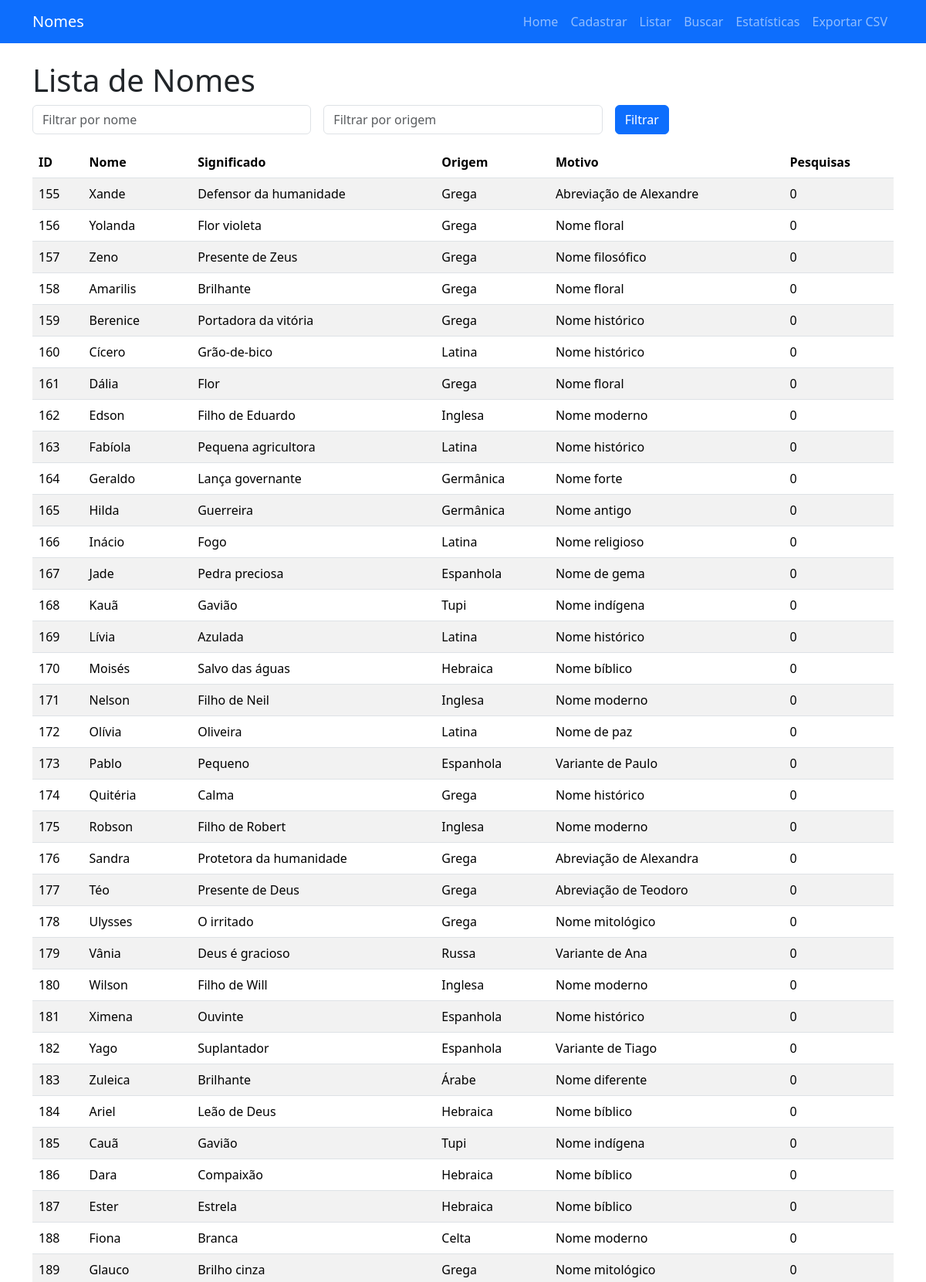
Screenshot of /listar?page=3&nome=&origem= (upper part) with the database file from the repository.
### tables this page shows
CREATE TABLE nomes (
            id INTEGER PRIMARY KEY AUTOINCREMENT,
            nome TEXT NOT NULL,
            significado TEXT,
            origem TEXT,
            motivo_escolha TEXT
        , pesquisas INTEGER DEFAULT 0);

### app.py (the view)
@app.route("/listar")
def listar():
    page = int(request.args.get("page", 1))
    per_page = 77
    filtro_nome = request.args.get("nome", "").strip()
    filtro_origem = request.args.get("origem", "").strip()
    conn = get_connection()
    cursor = conn.cursor()
    query = "SELECT * FROM nomes WHERE 1=1"
    params = []
    if filtro_nome:
        query += " AND nome LIKE ?"
        params.append("%" + filtro_nome + "%")
    if filtro_origem:
        query += " AND origem LIKE ?"
        params.append("%" + filtro_origem + "%")
    cursor.execute(query.replace("*", "COUNT(*)"), params)
    total = cursor.fetchone()[0]
    offset = (page - 1) * per_page
    query += " LIMIT ? OFFSET ?"
    params.extend([per_page, offset])
    cursor.execute(query, params)
    nomes = cursor.fetchall()
    conn.close()
    total_pages = (total + per_page - 1) // per_page
    return render_template("listar.html",
                           nomes=nomes,
                           page=page,
                           total_pages=total_pages,
                           filtro_nome=filtro_nome,
                           filtro_origem=filtro_origem)

### db.py (called while the page is built)
def get_connection():
    conn = sqlite3.connect(DATABASE, timeout=10)
    conn.row_factory = sqlite3.Row  # permite acessar colunas pelo nome
    return conn

### templates/listar.html (shortened to what this page needs)
{% extends "base.html" %}
{% block content %}
<h1>Lista de Nomes</h1>
<form class="row g-3 mb-3" method="GET">
  <div class="col-md-4">
    <input type="text" name="nome" placeholder="Filtrar por nome" class="form-control" value="{{ filtro_nome }}">
  </div>
  <div class="col-md-4">
    <input type="text" name="origem" placeholder="Filtrar por origem" class="form-control" value="{{ filtro_origem }}">
  </div>
  <div class="col-md-4">
    <button type="submit" class="btn btn-primary">Filtrar</button>
  </div>
</form>
{% if nomes %}
<table class="table table-striped">
  <thead>
    <tr>
      <th>ID</th>
      <th>Nome</th>
      <th>Significado</th>
      <th>Origem</th>
      <th>Motivo</th>
      <th>Pesquisas</th>
    </tr>
  </thead>
  <tbody>
    {% for id, nome, significado, origem, motivo, pesquisas in nomes %}
    <tr>
      <td>{{ id }}</td>
      <td>{{ nome }}</td>
      <td>{{ significado }}</td>
      <td>{{ origem }}</td>
      <td>{{ motivo }}</td>
      <td>{{ pesquisas }}</td>
    </tr>
    {% endfor %}
  </tbody>
</table>
{% else %}
<p>Nenhum nome encontrado.</p>
{% endif %}
{% endblock %}

### rows the page displays
nomes: id "155", nome "Xande", significado "Defensor da humanidade", origem "Grega", motivo_escolha "Abreviação de Alexandre", pesquisas "0"
nomes: id "156", nome "Yolanda", significado "Flor violeta", origem "Grega", motivo_escolha "Nome floral", pesquisas "0"
nomes: id "157", nome "Zeno", significado "Presente de Zeus", origem "Grega", motivo_escolha "Nome filosófico", pesquisas "0"
nomes: id "158", nome "Amarilis", significado "Brilhante", origem "Grega", motivo_escolha "Nome floral", pesquisas "0"
nomes: id "159", nome "Berenice", significado "Portadora da vitória", origem "Grega", motivo_escolha "Nome histórico", pesquisas "0"
nomes: id "160", nome "Cícero", significado "Grão-de-bico", origem "Latina", motivo_escolha "Nome histórico", pesquisas "0"
nomes: id "161", nome "Dália", significado "Flor", origem "Grega", motivo_escolha "Nome floral", pesquisas "0"
nomes: id "162", nome "Edson", significado "Filho de Eduardo", origem "Inglesa", motivo_escolha "Nome moderno", pesquisas "0"
nomes: id "163", nome "Fabíola", significado "Pequena agricultora", origem "Latina", motivo_escolha "Nome histórico", pesquisas "0"
nomes: id "164", nome "Geraldo", significado "Lança governante", origem "Germânica", motivo_escolha "Nome forte", pesquisas "0"
nomes: id "165", nome "Hilda", significado "Guerreira", origem "Germânica", motivo_escolha "Nome antigo", pesquisas "0"
nomes: id "166", nome "Inácio", significado "Fogo", origem "Latina", motivo_escolha "Nome religioso", pesquisas "0"
nomes: id "167", nome "Jade", significado "Pedra preciosa", origem "Espanhola", motivo_escolha "Nome de gema", pesquisas "0"
nomes: id "168", nome "Kauã", significado "Gavião", origem "Tupi", motivo_escolha "Nome indígena", pesquisas "0"
nomes: id "169", nome "Lívia", significado "Azulada", origem "Latina", motivo_escolha "Nome histórico", pesquisas "0"
nomes: id "170", nome "Moisés", significado "Salvo das águas", origem "Hebraica", motivo_escolha "Nome bíblico", pesquisas "0"
nomes: id "171", nome "Nelson", significado "Filho de Neil", origem "Inglesa", motivo_escolha "Nome moderno", pesquisas "0"
nomes: id "172", nome "Olívia", significado "Oliveira", origem "Latina", motivo_escolha "Nome de paz", pesquisas "0"
nomes: id "173", nome "Pablo", significado "Pequeno", origem "Espanhola", motivo_escolha "Variante de Paulo", pesquisas "0"
nomes: id "174", nome "Quitéria", significado "Calma", origem "Grega", motivo_escolha "Nome histórico", pesquisas "0"
nomes: id "175", nome "Robson", significado "Filho de Robert", origem "Inglesa", motivo_escolha "Nome moderno", pesquisas "0"
nomes: id "176", nome "Sandra", significado "Protetora da humanidade", origem "Grega", motivo_escolha "Abreviação de Alexandra", pesquisas "0"
nomes: id "177", nome "Téo", significado "Presente de Deus", origem "Grega", motivo_escolha "Abreviação de Teodoro", pesquisas "0"
nomes: id "178", nome "Ulysses", significado "O irritado", origem "Grega", motivo_escolha "Nome mitológico", pesquisas "0"
nomes: id "179", nome "Vânia", significado "Deus é gracioso", origem "Russa", motivo_escolha "Variante de Ana", pesquisas "0"
nomes: id "180", nome "Wilson", significado "Filho de Will", origem "Inglesa", motivo_escolha "Nome moderno", pesquisas "0"
nomes: id "181", nome "Ximena", significado "Ouvinte", origem "Espanhola", motivo_escolha "Nome histórico", pesquisas "0"
nomes: id "182", nome "Yago", significado "Suplantador", origem "Espanhola", motivo_escolha "Variante de Tiago", pesquisas "0"
nomes: id "183", nome "Zuleica", significado "Brilhante", origem "Árabe", motivo_escolha "Nome diferente", pesquisas "0"
nomes: id "184", nome "Ariel", significado "Leão de Deus", origem "Hebraica", motivo_escolha "Nome bíblico", pesquisas "0"
nomes: id "185", nome "Cauã", significado "Gavião", origem "Tupi", motivo_escolha "Nome indígena", pesquisas "0"
nomes: id "186", nome "Dara", significado "Compaixão", origem "Hebraica", motivo_escolha "Nome bíblico", pesquisas "0"
nomes: id "187", nome "Ester", significado "Estrela", origem "Hebraica", motivo_escolha "Nome bíblico", pesquisas "0"
nomes: id "188", nome "Fiona", significado "Branca", origem "Celta", motivo_escolha "Nome moderno", pesquisas "0"
nomes: id "189", nome "Glauco", significado "Brilho cinza", origem "Grega", motivo_escolha "Nome mitológico", pesquisas "0"
